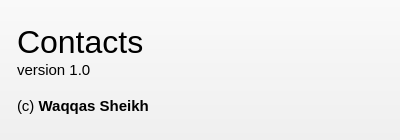
<?xml version="1.0" encoding="UTF-8"?>
<ui version="4.0">
 <class>AboutDialog</class>
 <widget class="QDialog" name="AboutDialog">
  <property name="geometry">
   <rect>
    <x>0</x>
    <y>0</y>
    <width>400</width>
    <height>140</height>
   </rect>
  </property>
  <property name="sizePolicy">
   <sizepolicy hsizetype="Minimum" vsizetype="Minimum">
    <horstretch>0</horstretch>
    <verstretch>0</verstretch>
   </sizepolicy>
  </property>
  <property name="windowTitle">
   <string>Dialog</string>
  </property>
  <property name="styleSheet">
   <string notr="true">QDialog{
	background:qlineargradient(spread:pad, x1:0, y1:0, x2:0, y2:1, stop:0 #f9f9f9, stop:1 #efefef);
}</string>
  </property>
  <layout class="QVBoxLayout" name="verticalLayout">
   <item>
    <layout class="QHBoxLayout" name="horizontalLayout">
     <item>
      <widget class="QLabel" name="label_2">
       <property name="sizePolicy">
        <sizepolicy hsizetype="Minimum" vsizetype="Minimum">
         <horstretch>0</horstretch>
         <verstretch>0</verstretch>
        </sizepolicy>
       </property>
       <property name="text">
        <string>&lt;!DOCTYPE HTML PUBLIC &quot;-//W3C//DTD HTML 4.0//EN&quot; &quot;http://www.w3.org/TR/REC-html40/strict.dtd&quot;&gt;
&lt;html&gt;&lt;head&gt;&lt;meta name=&quot;qrichtext&quot; content=&quot;1&quot; /&gt;&lt;style type=&quot;text/css&quot;&gt;
p, li { white-space: pre-wrap; }
&lt;/style&gt;&lt;/head&gt;&lt;body style=&quot; font-family:'Ubuntu'; font-size:11pt; font-weight:400; font-style:normal;&quot;&gt;
&lt;p style=&quot; margin-top:0px; margin-bottom:0px; margin-left:0px; margin-right:0px; -qt-block-indent:0; text-indent:0px;&quot;&gt;&lt;img src=&quot;:/icons/contacts_150.png&quot; /&gt;&lt;/p&gt;&lt;/body&gt;&lt;/html&gt;</string>
       </property>
      </widget>
     </item>
     <item>
      <layout class="QVBoxLayout" name="verticalLayout_2">
       <item>
        <widget class="QLabel" name="label">
         <property name="sizePolicy">
          <sizepolicy hsizetype="Expanding" vsizetype="Minimum">
           <horstretch>0</horstretch>
           <verstretch>0</verstretch>
          </sizepolicy>
         </property>
         <property name="text">
          <string>&lt;!DOCTYPE HTML PUBLIC &quot;-//W3C//DTD HTML 4.0//EN&quot; &quot;http://www.w3.org/TR/REC-html40/strict.dtd&quot;&gt;
&lt;html&gt;&lt;head&gt;&lt;meta name=&quot;qrichtext&quot; content=&quot;1&quot; /&gt;&lt;style type=&quot;text/css&quot;&gt;
p, li { white-space: pre-wrap; }
&lt;/style&gt;&lt;/head&gt;&lt;body style=&quot; font-family:'MS Shell Dlg 2'; font-size:8.25pt; font-weight:400; font-style:normal;&quot;&gt;
&lt;p style=&quot; margin-top:0px; margin-bottom:0px; margin-left:0px; margin-right:0px; -qt-block-indent:0; text-indent:0px;&quot;&gt;&lt;span style=&quot; font-family:'Calibri'; font-size:24pt;&quot;&gt;Contacts&lt;/span&gt;&lt;/p&gt;
&lt;p style=&quot; margin-top:0px; margin-bottom:0px; margin-left:0px; margin-right:0px; -qt-block-indent:0; text-indent:0px;&quot;&gt;&lt;span style=&quot; font-family:'Calibri'; font-size:11pt;&quot;&gt;version 1.0&lt;/span&gt;&lt;/p&gt;
&lt;p style=&quot;-qt-paragraph-type:empty; margin-top:0px; margin-bottom:0px; margin-left:0px; margin-right:0px; -qt-block-indent:0; text-indent:0px; font-family:'Calibri'; font-size:11pt;&quot;&gt;&lt;/p&gt;
&lt;p style=&quot; margin-top:0px; margin-bottom:0px; margin-left:0px; margin-right:0px; -qt-block-indent:0; text-indent:0px;&quot;&gt;&lt;span style=&quot; font-family:'Calibri'; font-size:11pt;&quot;&gt;(c) &lt;/span&gt;&lt;span style=&quot; font-family:'Calibri'; font-size:11pt; font-weight:600;&quot;&gt;Waqqas Sheikh&lt;/span&gt;&lt;/p&gt;&lt;/body&gt;&lt;/html&gt;</string>
         </property>
        </widget>
       </item>
      </layout>
     </item>
    </layout>
   </item>
  </layout>
 </widget>
 <resources/>
 <connections/>
</ui>
